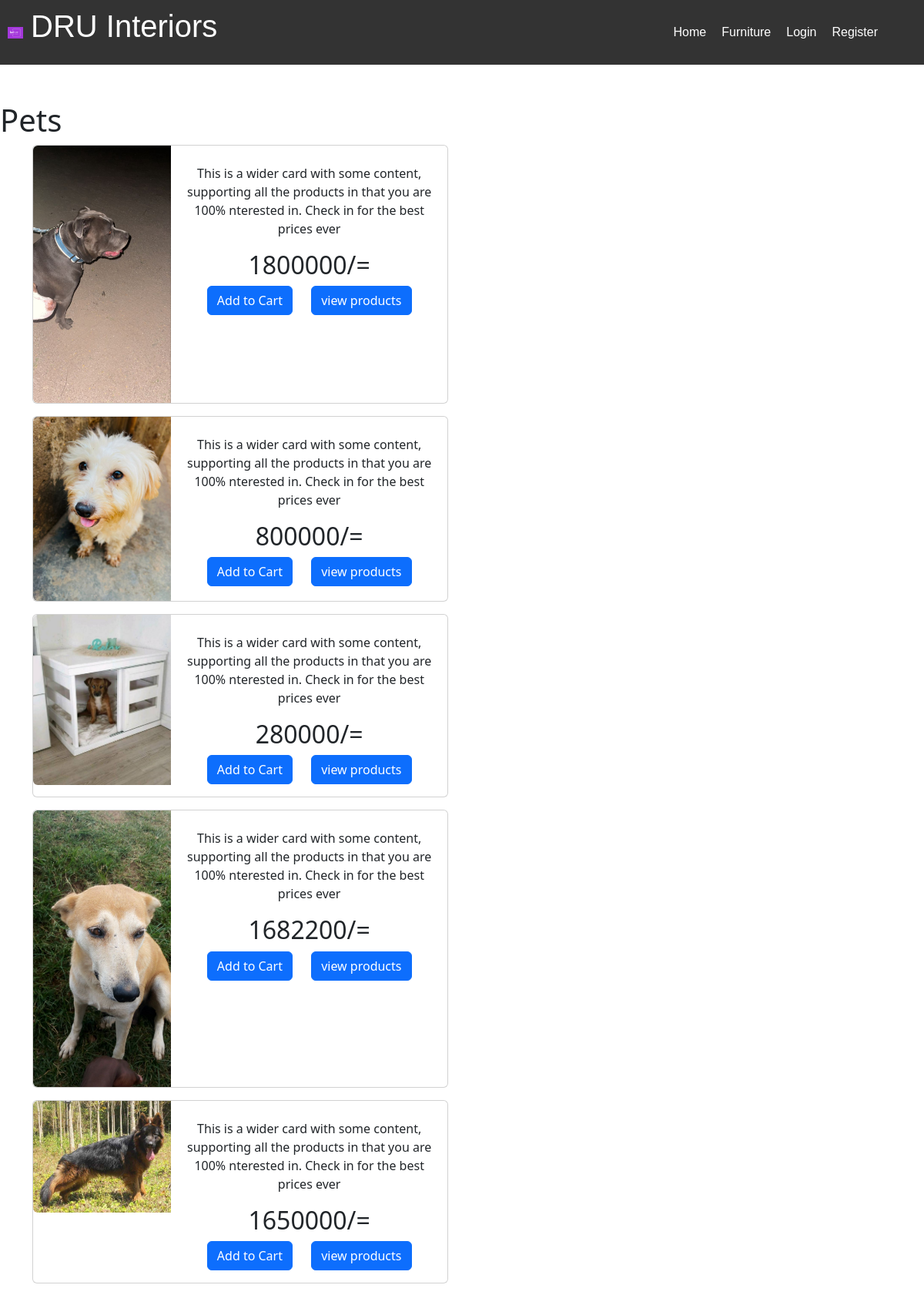
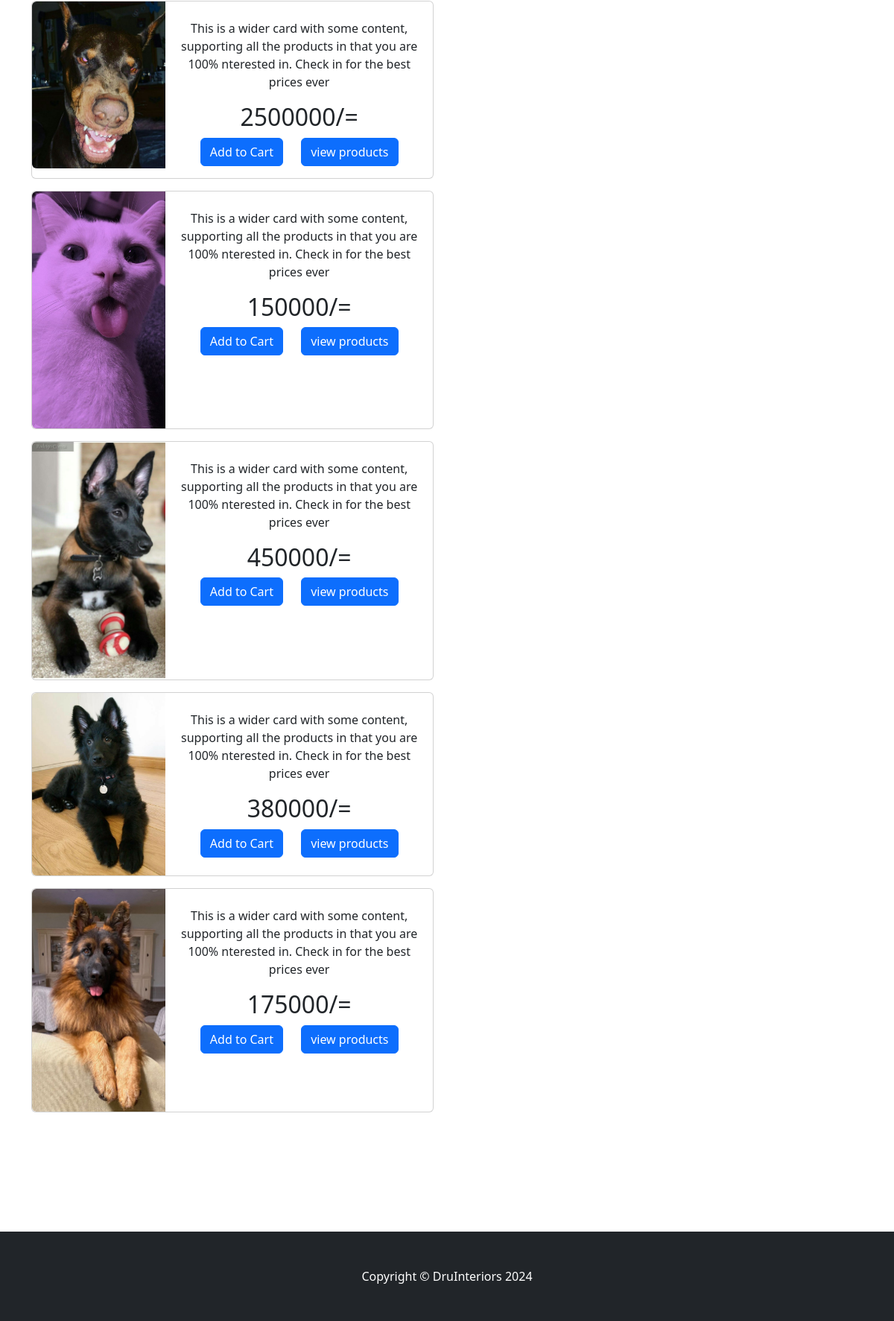
Screenshot of /category/Pets with the database file from the repository (2 pictures, top to bottom).
### druu/models.py (models this page shows, shortened)
class Category(models.Model):
    name = models.CharField(max_length=50)
    def __str__(self):
        return self.name
    class Meta:
        verbose_name_plural = 'categories'

class Product(models.Model):
    name = models.CharField(max_length=100)
    price = models.IntegerField(default=0)
    category = models.ForeignKey(Category, on_delete=models.CASCADE, default=1)
    description = models.CharField(max_length=250, default='', null=True, blank=True)
    image = models.ImageField(upload_to="uploads/products/", default="")

### druu/views.py (the view)
# urls.py: path('category/<str:categories>', views.category, name='category'),
def category(request,categories):
    try:
        category = Category.objects.get(name=categories)
        products = Product.objects.filter(category=category)
        return render(request, 'products/category.html', {'products':products, 'category':category})
    except:
        messages.success(request, "Category Doesn't exist...")
        return redirect('home')

### cart/context_processors.py (called while the page is built)
def cart(request):
    return {'cart':Cart(request)}

### druu/templates/products/category.html (shortened to what this page needs)
{% extends 'base.html' %}
{% block content %}
    <br><br>
        <h1>{{ category }}</h1>
    {% for product in products %}
    <div class="container">
        <div class="card mb-3" style="max-width: 540px;">
            <div class="row g-0">
                <div class="col-md-4">
                    <img src="{{ product.image.url }}" class="img-fluid rounded-start" alt="">
                </div>
                <div class="col-md-8">
                    <div class="card-body">
                        <center>
                        <p class="card-text" >This is a wider card with some content, supporting all the products in that you are 100% nterested in. Check in for the best prices ever</p>
                        <h2 class="card-text" >{{ product.price }}/=</h2>
                        <button class="btn btn-primary">Add to Cart</button>
                        <button class="btn btn-primary" style="margin-left: 20px;">view products</button>
                    </center>
                    </div>
                </div>
            </div>
        </div>
    </div>
    {% endfor %}
    <br><br><br><br><br><br>
{% endblock %}

### druu/templates/base.html (shortened to what this page needs)
{% load static %}
<!DOCTYPE html>
<html lang="en">
<head>
    <link rel="stylesheet" href="{% static 'style/style.css' %}">
    <link rel="stylesheet" href="{% static 'css/styles.css' %}" />
    <link href="https://cdn.jsdelivr.net/npm/bootstrap-icons@1.5.0/font/bootstrap-icons.css" rel="stylesheet" />
</head>
<body>
    <nav>
        <div class="nav-list">
            <h1><img src="{% static 'images/logo.png' %} " alt="">DRU Interiors</h1>
            <ul class="nav-unorder">
                <li><a href="{% url 'home' %}">Home</a></li>
                <li><a href="{% url 'category' 'Beddings' %}">Furniture</a></li>
                {% if user.is_authenticated %}
                <li><a href="{% url 'category' 'Gadgets' %}">Gadgets</a></li>
                <li><a href="{% url 'category' 'Phones' %}">phones</a></li>
                <li><a href="{% url 'category' 'Pets' %}">pets</a></li>
                <li><a href="{% url 'about' %}">About</a></li>
                <li><a href="{% url 'contact' %}">Contact</a></li>
                <li><a class="dropdown-item" href="{% url 'category_summary' %}">All Products</a></li>
                <li class="nav-item dropdown">
                    <a class="nav-link dropdown-toggle" id="navbarDropdown" href="#" role="button" data-bs-toggle="dropdown" aria-expanded="false">Categories</a>
                    <ul class="dropdown-menu" aria-labelledby="navbarDropdown">
                        <li><a class="dropdown-item" href="{% url 'category_summary' %}">All Products</a></li>
                        <li><hr class="dropdown-divider" /></li>
                        <li><a class="dropdown-item" href="{% url 'category' 'Beddings' %}">Furniture</a></li>
                        <li><a class="dropdown-item" href="{% url 'category' 'Phones' %}">Phones</a></li>
                        <li><a class="dropdown-item" href="{% url 'category' 'Pets' %}">Pets</a></li>
                        <li><a class="dropdown-item" href="{% url 'category' 'Gadgets' %}">Gadgets</a></li>
                        <li><a class="dropdown-item" href="{% url 'category' 'Soffer' %}">Soffer</a></li>
                    </ul>
                </li>
                <form class="d-flex">
                    <a href="{% url 'cart_summary' %}" class="btn btn-outline-light">
                        <i class="bi-cart-fill me-1"></i>
                        Cart
                        <span class="badge bg-dark text-white ms-1 rounded-pill" id="cart_quantity">{{ cart|length }}</span>
                    </a>
                </form>
                <li><a href="{% url 'logout' %}">Logout</a></li>
                {% else %}
                <li><a href="{% url 'login' %}">Login</a></li>
                <li><a href="{% url 'register' %}">Register</a></li>
                {% endif %}
            </ul>
        </div>
    </nav>
    {% block content %}
    {% endblock %}
    <footer class="py-5 bg-dark">
        <div class="container"><p class="m-0 text-center text-white">Copyright &copy; DruInteriors 2024</p></div>
    </footer>
</body>
</html>

### druu/static/style/style.css (style rules this page uses)
* { margin: 0; padding: 0; }
.nav-list { width: 100%; text-align: center; display: flex; justify-content: space-between; padding: 10px; background-color: #333; color: #fff; font-family: Arial, sans-serif; }
nav ul { display: none; }
.nav-list img { width: 30px; padding-top: 10px; padding-right: 10px; }
@media only screen and (min-width: 768px) { .nav-list { width: 100%; text-align: center; display: flex; justify-content: space-between; } }
@media only screen and (min-width: 768px) { nav ul { display: block; list-style: none; display: flex; padding: 10px; margin: 0 30px; } }
@media only screen and (min-width: 768px) { nav li { padding: 10px; } }
@media only screen and (min-width: 768px) { ul li a { text-decoration: none; color: #fff; } }
@media only screen and (min-width: 1000px) { nav ul { padding: 10px; margin: 0 30px; } }

### rows the page displays
Category: name "Pets"
Product: image (picture), price "1800000"
Product: image (picture), price "800000"
Product: image (picture), price "280000"
Product: image (picture), price "1682200"
Product: image (picture), price "1650000"
Product: image (picture), price "2500000"
Product: image (picture), price "150000"
Product: image (picture), price "450000"
Product: image (picture), price "380000"
Product: image (picture), price "175000"
